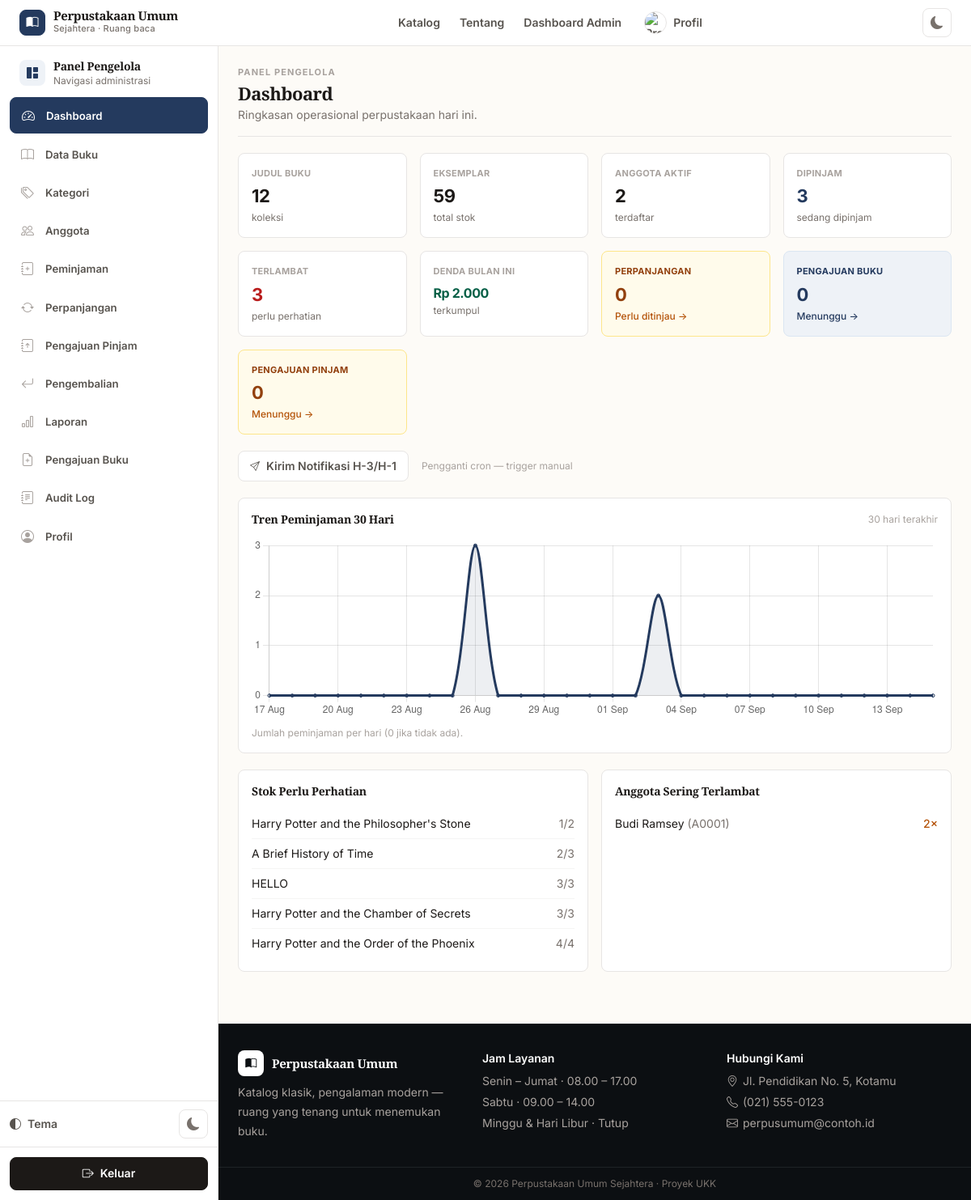
/admin/dashboard.php (signed in), run on an earlier commit of the app's database.
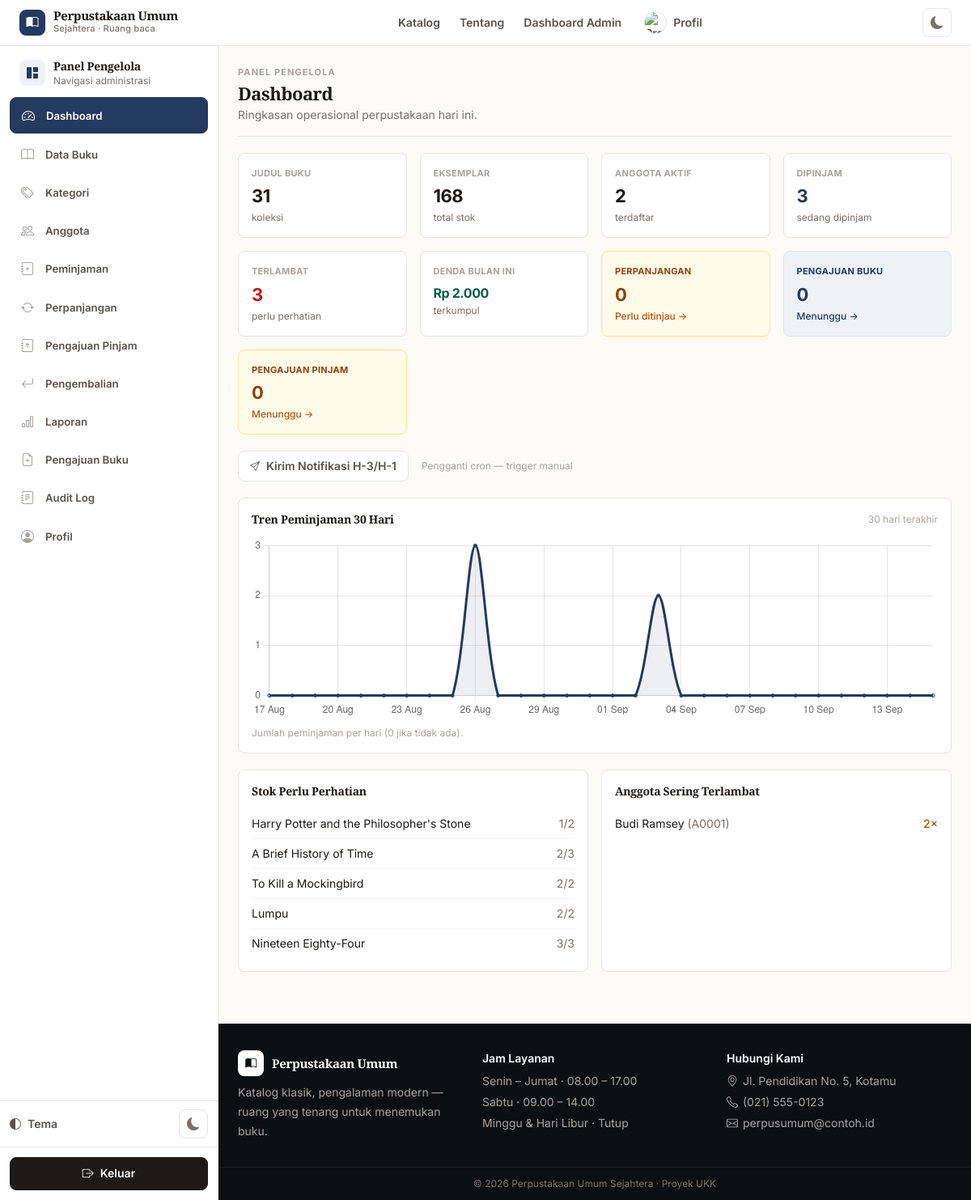
And on a later commit of the database.
### tables this page shows
CREATE TABLE `buku` (
  `id_buku` int NOT NULL,
  `kode_buku` varchar(20) NOT NULL,
  `isbn` varchar(30) DEFAULT NULL,
  `judul` varchar(200) NOT NULL,
  `penulis` varchar(150) NOT NULL,
  `penerbit` varchar(150) DEFAULT NULL,
  `tahun_terbit` year DEFAULT NULL,
  `id_kategori` int DEFAULT NULL,
  `deskripsi` text,
  `cover` varchar(255) DEFAULT NULL,
  `stok` int NOT NULL DEFAULT '0',
  `tersedia` int NOT NULL DEFAULT '0',
  `is_arsip` tinyint(1) NOT NULL DEFAULT '0',
  `arsip_at` datetime DEFAULT NULL,
  `lokasi_rak` varchar(50) DEFAULT NULL,
  `created_at` timestamp NOT NULL DEFAULT CURRENT_TIMESTAMP
);

### includes/functions.php (called while the page is built, shortened)
<?php
function e($string) {
    return htmlspecialchars($string ?? '', ENT_QUOTES, 'UTF-8');
}

### admin/dashboard.php (the view, shortened to what the rows shown need)
<?php
require_once __DIR__ . '/../config/bootstrap.php';
$stmt = $pdo->query("SELECT judul, stok, tersedia FROM buku ORDER BY tersedia ASC, stok DESC LIMIT 5");
$stok_menipis = $stmt->fetchAll();
$chart_raw = $pdo->query("SELECT DATE(tanggal_pinjam) AS tgl, COUNT(*) AS jumlah FROM peminjaman WHERE tanggal_pinjam >= (CURDATE() - INTERVAL 30 DAY) GROUP BY DATE(tanggal_pinjam) ORDER BY tgl")->fetchAll(PDO::FETCH_KEY_PAIR);
$chart_labels = [];
$chart_values = [];
for ($i = 29; $i >= 0; $i--) {
    $d = date('Y-m-d', strtotime("-$i days"));
    $chart_labels[] = date('d M', strtotime($d));
    $chart_values[] = (int)($chart_raw[$d] ?? 0);
}
require_once __DIR__ . '/../includes/header.php';
?>
<div class="mb-5 border-b pb-4" style="border-color: var(--border)">
  <h1 class="font-display text-[22px] font-bold tracking-tight mt-1" style="color: var(--text)">Dashboard</h1>
</div>
<div class="bg-white rounded-lg border p-4 mb-5" style="border-color: var(--border)">
  <div class="flex items-center justify-between mb-3">
    <h2 class="font-display font-semibold text-sm" style="color: var(--text)">Tren Peminjaman 30 Hari</h2>
  </div>
</div>
<div class="grid grid-cols-1 lg:grid-cols-2 gap-4">
  <div class="bg-white rounded-lg border p-4" style="border-color: var(--border)">
    <h2 class="font-semibold text-sm mb-3" style="color: var(--text)">Stok Perlu Perhatian</h2>
    <?php if (empty($stok_menipis)): ?>
      <p class="text-sm" style="color: var(--text-faint)">Belum ada data.</p>
    <?php else: ?>
      <ul class="divide-y" style="border-color: var(--border-faint)">
        <?php foreach ($stok_menipis as $b): ?>
          <li class="py-2 flex justify-between text-sm" style="border-color: var(--border-faint)">
            <span style="color: var(--text)"><?= e($b['judul']) ?></span>
            <span class="<?= $b['tersedia'] == 0 ? 'text-red-600 font-semibold' : '' ?>" style="<?= $b['tersedia'] == 0 ? '' : 'color: var(--text-faint)' ?>"><?= (int)$b['tersedia'] ?>/<?= (int)$b['stok'] ?></span>
          </li>
        <?php endforeach; ?>
      </ul>
    <?php endif; ?>
  </div>
  <div class="bg-white rounded-lg border p-4" style="border-color: var(--border)">
    <h2 class="font-semibold text-sm mb-3" style="color: var(--text)">Anggota Sering Terlambat</h2>
  </div>
</div>
<script>
(function(){
  try {
    if (typeof Chart === 'undefined') return;
    var ctx = document.getElementById('peminjamanChart');
    if (!ctx) return;
    var labels = <?= json_encode($chart_labels, JSON_UNESCAPED_UNICODE) ?>;
    var values = <?= json_encode($chart_values) ?>;
    new Chart(ctx, {
      type: 'line',
      data: {
        labels: labels,
        datasets: [{
          label: 'Peminjaman',
          data: values,
          borderColor: '#243a5e',
          backgroundColor: 'rgba(36,58,94,0.08)',
          tension: 0.3,
          fill: true,
          pointRadius: 2,
          pointHoverRadius: 5
        }]
      },
      options: {
        responsive: true,
        maintainAspectRatio: false,
        plugins: { legend: { display: false } },
        scales: {
          y: { beginAtZero: true, ticks: { precision: 0 } },
          x: { ticks: { maxRotation: 45, minRotation: 0, maxTicksLimit: 10 } }
        }
      }
    });
  } catch(e) { console.warn('Chart gagal:', e); }
})();
</script>
<?php require_once __DIR__ . '/../includes/footer.php'; ?>

What changed in the data, as far as the page shows it:
no longer on this page (row unchanged): buku: judul "HELLO", tersedia "3", stok "3"
no longer on this page (row unchanged): buku: judul "Harry Potter and the Chamber of Secrets", tersedia "3", stok "3"
no longer on this page (row unchanged): buku: judul "Harry Potter and the Order of the Phoenix", tersedia "4", stok "4"
added buku: judul "To Kill a Mockingbird", tersedia "2", stok "2"
added buku: judul "Lumpu", tersedia "2", stok "2"
added buku: judul "Nineteen Eighty-Four", tersedia "3", stok "3"
Also different on the page:
$total_judul: "12" → "31"
$total_buku: "59" → "168"
